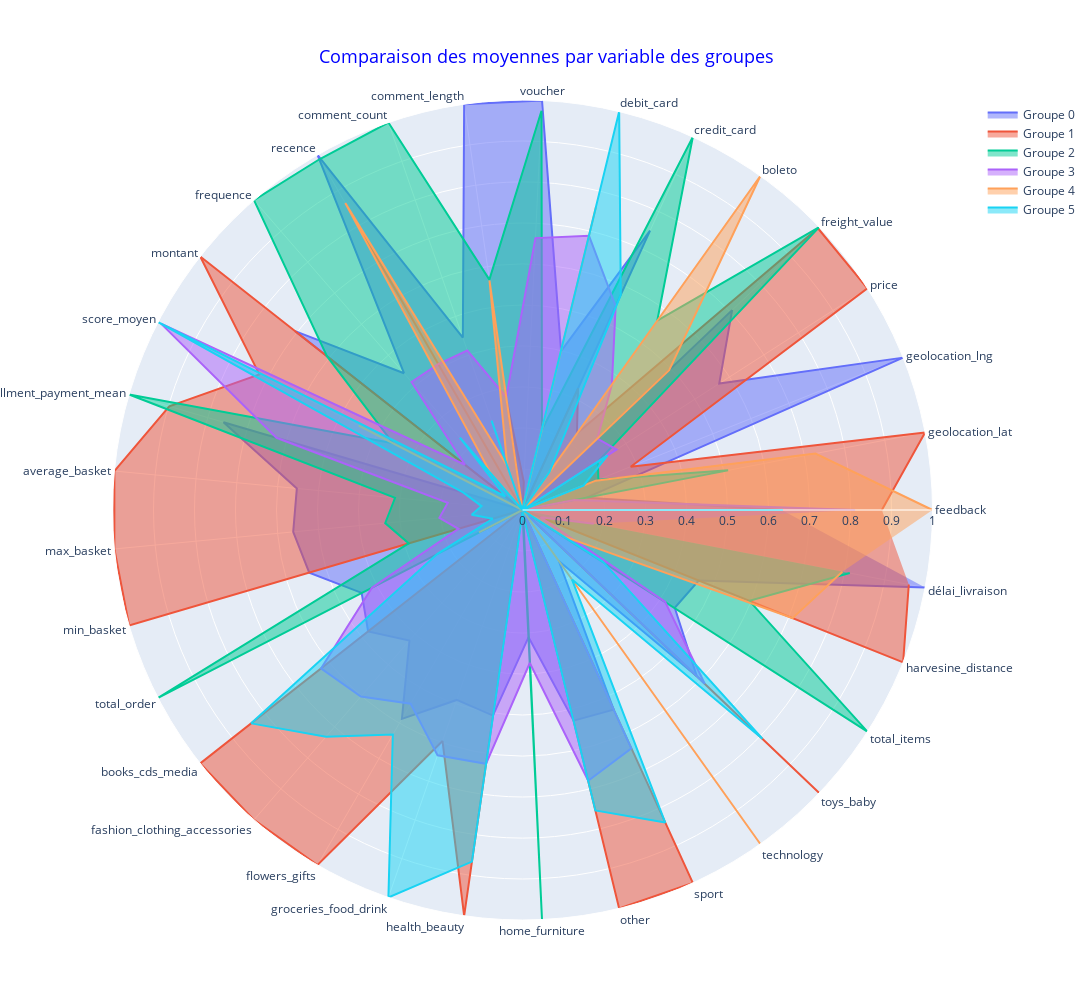

The notebook cell saved with this chart:
### Code cell
plot_radars(data_bis_kmeans, "groupes")

### Figure 1 — Plotly figure (JSON) as saved in the notebook; plotly's stock layout.template omitted (floating-point values rounded to 4 significant figures)
{"data": [{"fill": "toself", "name": "Groupe 0", "r": [0.6322, 0.1593, 1, 0.5704, 0.7065, 0, 0.7489, 0.3989, 1, 1.0, 0.4449, 1, 0.4414, 0.7057, 0, 0.7601, 0.5529, 0.5618, 0.5421, 0.4414, 0.479, 0.4211, 0.5883, 0.4902, 0.5065, 0.3106, 0.5286, 0.5354, 0.1527, 0.5873, 0.4414, 0.4629, 1], "theta": ["feedback", "geolocation_lat", "geolocation_lng", "price", "freight_value", "boleto", "credit_card", "debit_card", "voucher", "comment_length", "comment_count", "recence", "frequence", "montant", "score_moyen", "installment_payment_mean", "average_basket", "max_basket", "min_basket", "total_order", "books_cds_media", "fashion_clothing_accessories", "flowers_gifts", "groceries_food_drink", "health_beauty", "home_furniture", "other", "sport", "technology", "toys_baby", "total_items", "harvesine_distance", "délai_livraison"], "type": "scatterpolar"}, {"fill": "toself", "name": "Groupe 1", "r": [0.8765, 1, 0.2843, 1, 0.9957, 0.2288, 0.3263, 0, 0.06823, 0.2689, 0, 0.8363, 0, 1, 0.7221, 0.898, 1, 1, 1, 0, 1.0, 1.0, 1, 0.5964, 1, 0, 1, 1, 0.001362, 1.0, 0, 1, 0.9596], "theta": ["feedback", "geolocation_lat", "geolocation_lng", "price", "freight_value", "boleto", "credit_card", "debit_card", "voucher", "comment_length", "comment_count", "recence", "frequence", "montant", "score_moyen", "installment_payment_mean", "average_basket", "max_basket", "min_basket", "total_order", "books_cds_media", "fashion_clothing_accessories", "flowers_gifts", "groceries_food_drink", "health_beauty", "home_furniture", "other", "sport", "technology", "toys_baby", "total_items", "harvesine_distance", "délai_livraison"], "type": "scatterpolar"}, {"fill": "toself", "name": "Groupe 2", "r": [0, 0.5107, 0.1993, 0.2184, 1, 0.5667, 1, 0.2014, 0.9749, 0.5676, 1, 0.9885, 1.0, 0.6068, 0.355, 1, 0.3122, 0.3364, 0.289, 1.0, 0.002488, 0.001184, 0.003509, 0, 0.002033, 1, 0.0059, 0.00536, 0, 0.008152, 1.0, 0.5961, 0.813], "theta": ["feedback", "geolocation_lat", "geolocation_lng", "price", "freight_value", "boleto", "credit_card", "debit_card", "voucher", "comment_length", "comment_count", "recence", "frequence", "montant", "score_moyen", "installment_payment_mean", "average_basket", "max_basket", "min_basket", "total_order", "books_cds_media", "fashion_clothing_accessories", "flowers_gifts", "groceries_food_drink", "health_beauty", "home_furniture", "other", "sport", "technology", "toys_baby", "total_items", "harvesine_distance", "délai_livraison"], "type": "scatterpolar"}, {"fill": "toself", "name": "Groupe 3", "r": [0.8113, 0.1279, 0, 0.2729, 0.2523, 0.3758, 0.5469, 0.6881, 0.6639, 0.2781, 0.4114, 0.411, 0.4132, 0.1786, 0.992, 0.6253, 0.1832, 0.2036, 0.1627, 0.4132, 0.6251, 0.602, 0.5456, 0.6332, 0.6255, 0.3736, 0.6795, 0.6391, 0.001816, 0.6141, 0.4132, 0.04739, 0.1771], "theta": ["feedback", "geolocation_lat", "geolocation_lng", "price", "freight_value", "boleto", "credit_card", "debit_card", "voucher", "comment_length", "comment_count", "recence", "frequence", "montant", "score_moyen", "installment_payment_mean", "average_basket", "max_basket", "min_basket", "total_order", "books_cds_media", "fashion_clothing_accessories", "flowers_gifts", "groceries_food_drink", "health_beauty", "home_furniture", "other", "sport", "technology", "toys_baby", "total_items", "harvesine_distance", "délai_livraison"], "type": "scatterpolar"}, {"fill": "toself", "name": "Groupe 4", "r": [1, 0.7277, 0.1926, 0, 0.4943, 1, 0, 0.7596, 0, 0.5655, 0.1134, 0.8643, 0.1193, 0, 0.4494, 0, 0, 0, 0, 0.1193, 0, 0, 0, 0.001768, 0, 0.0006533, 0, 0, 1.0, 0, 0.1193, 0.7095, 0.7945], "theta": ["feedback", "geolocation_lat", "geolocation_lng", "price", "freight_value", "boleto", "credit_card", "debit_card", "voucher", "comment_length", "comment_count", "recence", "frequence", "montant", "score_moyen", "installment_payment_mean", "average_basket", "max_basket", "min_basket", "total_order", "books_cds_media", "fashion_clothing_accessories", "flowers_gifts", "groceries_food_drink", "health_beauty", "home_furniture", "other", "sport", "technology", "toys_baby", "total_items", "harvesine_distance", "délai_livraison"], "type": "scatterpolar"}, {"fill": "toself", "name": "Groupe 5", "r": [0.6354, 0, 0.1602, 0.2468, 0, 0.1134, 0.577, 1.0, 0.004702, 0, 0.2307, 0, 0.2332, 0.05323, 1, 0.1502, 0.1004, 0.1244, 0.0756, 0.2332, 0.8419, 0.7318, 0.6325, 1, 0.8665, 0.005459, 0.7539, 0.838, 0.2083, 0.8084, 0.2332, 0, 0], "theta": ["feedback", "geolocation_lat", "geolocation_lng", "price", "freight_value", "boleto", "credit_card", "debit_card", "voucher", "comment_length", "comment_count", "recence", "frequence", "montant", "score_moyen", "installment_payment_mean", "average_basket", "max_basket", "min_basket", "total_order", "books_cds_media", "fashion_clothing_accessories", "flowers_gifts", "groceries_food_drink", "health_beauty", "home_furniture", "other", "sport", "technology", "toys_baby", "total_items", "harvesine_distance", "délai_livraison"], "type": "scatterpolar"}], "layout": {"height": 1000, "polar": {"radialaxis": {"range": [0, 1], "visible": true}}, "showlegend": true, "title": {"font": {"color": "blue", "size": 18}, "text": "Comparaison des moyennes par variable des groupes", "x": 0.5, "xanchor": "center", "y": 0.95, "yanchor": "top"}, "width": 1200}}
